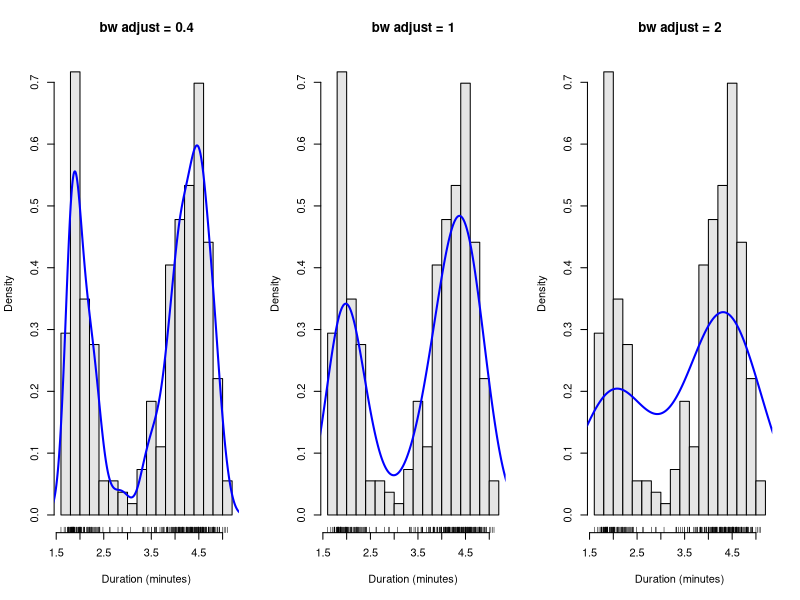
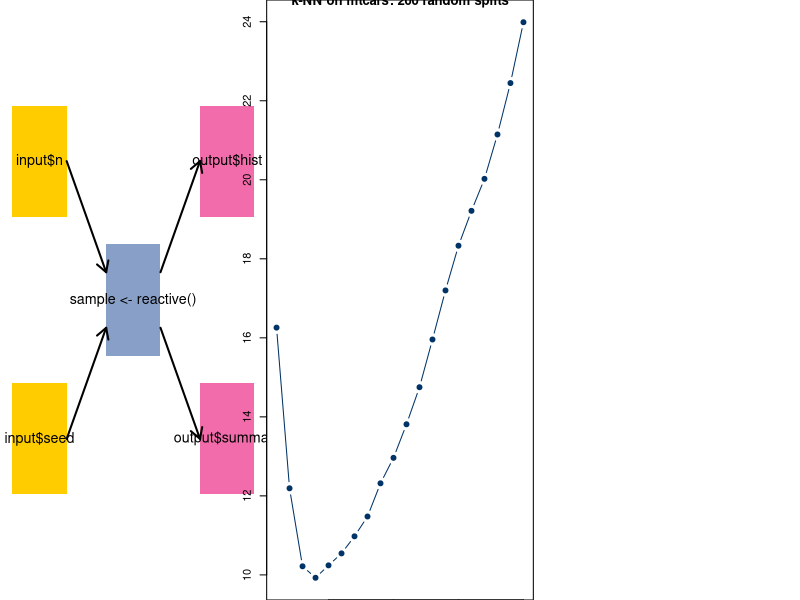

Reproduce these figures in R, in order.
## ---- chunk 1
#| label: setup
#| include: false
#| eval: true
library(knitr)
library(ggplot2)
library(patchwork)
knitr::opts_chunk$set(
    fig.asp = 0.618,
    fig.align = "center",
    out.width = "100%",
    fig.retina = 3,
    fig.path = "./images/10-shiny/",
    message = FALSE,
    warning = FALSE,
    global.par = TRUE
)
options(
  htmltools.dir.version = FALSE,
  dplyr.print_min = 6, 
  dplyr.print_max = 6,
  tibble.width = 80,
  width = 80,
  digits = 4
  )
hook_output <- knitr::knit_hooks$get("output")
knitr::knit_hooks$set(output = function(x, options) {
  lines <- options$output.lines
  if (is.null(lines)) {
    return(hook_output(x, options))  # pass to default hook
  }
  x <- unlist(strsplit(x, "\n"))
  more <- "..."
  if (length(lines)==1) {        # first n lines
    if (length(x) > lines) {
      # truncate the output, but add ....
      x <- c(head(x, lines), more)
    }
  } else {
    x <- c(more, x[lines], more)
  }
  # paste these lines together
  x <- paste(c(x, ""), collapse = "\n")
  hook_output(x, options)
})
ggplot2::theme_set(ggplot2::theme_bw(base_size = 16))
## ---- chunk 2
#| fig-asp: 0.38
par(mfrow = c(1, 3))
for (adj in c(0.4, 1, 2)) {
  hist(faithful$eruptions, probability = TRUE, breaks = 20, col = "gray90",
       main = paste("bw adjust =", adj), xlab = "Duration (minutes)")
  rug(faithful$eruptions)
  lines(density(faithful$eruptions, adjust = adj), col = "blue", lwd = 2)
}
## ---- chunk 3
#| echo: false
#| fig-asp: 0.38
par(mar = c(0, 0, 0, 0))
plot(NA, xlim = c(0, 10), ylim = c(0, 4), axes = FALSE, xlab = "", ylab = "")
box_at <- function(x, y, lab, col) { rect(x - 1.1, y - .4, x + 1.1, y + .4, col = col, border = NA); text(x, y, lab, cex = 1.3) }
box_at(1.2, 3, "input$n", "#FFCC00"); box_at(1.2, 1, "input$seed", "#FFCC00")
box_at(5, 2, "sample <- reactive()", "#88A0C8")
box_at(8.8, 3, "output$hist", "#F26BAA"); box_at(8.8, 1, "output$summary", "#F26BAA")
arrows(2.3, 3, 3.9, 2.2, lwd = 2, length = .12); arrows(2.3, 1, 3.9, 1.8, lwd = 2, length = .12)
arrows(6.1, 2.2, 7.7, 3, lwd = 2, length = .12); arrows(6.1, 1.8, 7.7, 1, lwd = 2, length = .12)
## ---- chunk 4
knn_pred <- function(train_x, train_y, test_x, k) {
  train_x <- scale(as.matrix(train_x))
  test_x <- scale(as.matrix(test_x), center = attr(train_x, "scaled:center"),
                  scale = attr(train_x, "scaled:scale"))
  m <- nrow(test_x); preds <- numeric(m); ids <- integer(m * k)
  for (j in seq_len(m)) {
    d <- colSums((t(train_x) - test_x[j, ])^2)
    idx <- order(d)[seq_len(k)]
    preds[j] <- mean(train_y[idx]); ids[((j - 1) * k + 1):(j * k)] <- idx
  }
  list(preds = preds, ids = ids)
}
make_split <- function(data, prop = 0.7) {
  idx <- sample(nrow(data), size = floor(prop * nrow(data)))
  list(train = data[idx, ], test = data[-idx, ])
}
set.seed(4750); sp <- make_split(mtcars, 0.8)
p <- knn_pred(sp$train[, c("wt", "qsec")], sp$train$mpg, sp$test[, c("wt", "qsec")], k = 5)
data.frame(car = rownames(sp$test), actual = sp$test$mpg, predicted = round(p$preds, 1))
## ---- chunk 5
#| fig-asp: 0.38
set.seed(4750)
ks <- 1:20
err <- replicate(200, {
  sp <- make_split(mtcars, 0.8)
  sapply(ks, function(k) mean((sp$test$mpg - knn_pred(sp$train[, c("wt", "qsec")], sp$train$mpg,
                                                       sp$test[, c("wt", "qsec")], k)$preds)^2))
})
plot(ks, rowMeans(err), type = "b", pch = 19, col = "#003366", xlab = "k", ylab = "average test MSE",
     main = "k-NN on mtcars: 200 random splits")
